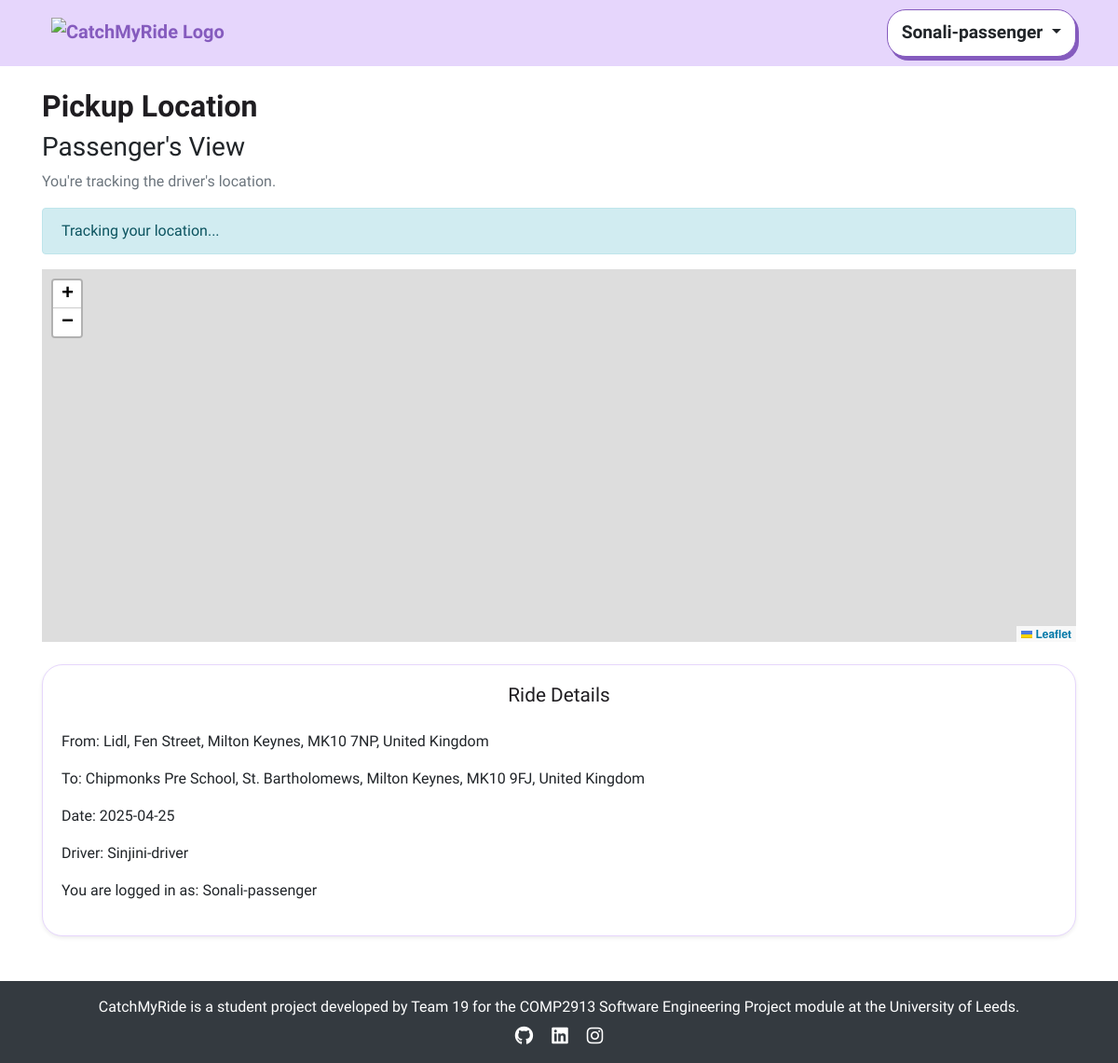
The page /view_pickup/1 (signed in) on the database its author committed.
### app/models.py (models this page shows, shortened)
class User(db.Model, UserMixin):
    id = db.Column(db.Integer, primary_key=True)
    username = db.Column(db.String(100), unique=True, nullable=False)
    email = db.Column(db.String(150), unique=True, nullable=False)
    password_hash = db.Column(db.String(200), nullable=False)
    is_active = db.Column(db.Boolean, default=True) # to check if the user activation (user authentication)
    is_manager = db.Column(db.Boolean, default=False)
    published_rides = db.relationship('publish_ride', backref='driver', lazy=True)
    booked_rides = db.relationship('publish_ride', secondary=passenger_rides, backref='passengers')

class publish_ride(db.Model):
    id = db.Column(db.Integer, primary_key=True)
    driver_id = db.Column(db.Integer, db.ForeignKey('user.id'), nullable=False)
    driver_name = db.Column(db.String(100), nullable=False)  # Added Driver Name
    from_location = db.Column(db.String(200), nullable=False)
    to_location = db.Column(db.String(200), nullable=False)
    date_time = db.Column(db.DateTime, nullable=True)  # Now optional
    available_seats_per_date = db.Column(db.JSON, nullable=True)
    price_per_seat = db.Column(db.Float, nullable=False)
    category = db.Column(db.String(50), nullable=False)
    recurrence_dates = db.Column(db.String(255), nullable=True)
    commute_times = db.Column(db.String(255), nullable=True)  # Stores commute time slots
    is_available = db.Column(db.Boolean, default=True)
    status = db.Column(db.String(20), default="Booked")

### app/views.py (the view, shortened to what this page needs)
@app.route('/view_pickup/<int:ride_id>', methods=['GET'])
@login_required
def view_pickup(ride_id):
    ride = publish_ride.query.get_or_404(ride_id)
    driver = User.query.get(ride.driver_id)
    booking = book_ride.query.filter_by(ride_id=ride_id, user_id=current_user.id).first()
    is_passenger = booking is not None
    is_driver = (ride.driver_id == current_user.id)
    passenger = None
    if is_passenger:
        passenger = User.query.get(booking.user_id)
    if is_passenger and not is_driver:
        ride_date = booking.ride_date.strftime("%Y-%m-%d") if booking.ride_date else "N/A"
        return render_template("pickup_passenger.html", ride_id=ride_id, ride=ride,
                               driver_name=driver.username if driver else "Unknown",
                               passenger_name=passenger.username if passenger else None,
                               ride_status=booking.status, ride_date=ride_date)
    else:
        return "<h3><strong>Unauthorized access to this ride</strong></h3>", 403

### app/views.py (called while the page is built)
@app.before_request
def check_redirect_after_login():
    if 'redirect_after_login' in session and current_user.is_authenticated:
        redirect_path = session.pop('redirect_after_login')
        return redirect(redirect_path)

@login_manager.user_loader
def load_user(user_id):
    return User.query.get(int(user_id))

@app.context_processor
def inject_user():
    return dict(user=current_user)

### app/templates/pickup_passenger.html (shortened to what this page needs)
{% extends 'base.html' %}
{% block content %}
<div class="container mt-4">
    <h2><strong>Pickup Location</strong></h2>
    <h3>Passenger's View</h3>
    <p class="text-muted">You're tracking the driver's location.</p>
    <p id="status-message" class="alert alert-info">Tracking your location...</p>
    <div id="map" style="height: 400px;"></div>
     <div class="card mt-4 shadow-sm">
        <div class="card-body">
            <h4 class="card-title">Ride Details</h4>
            <p><strong>From:</strong> {{ ride.from_location }}</p>
            <p><strong>To:</strong> {{ ride.to_location }}</p>
            <p><strong>Date:</strong> {{ ride_date }}</p>
            <p><strong>Driver:</strong> {{ driver_name }}</p>
            <p><strong>You are logged in as:</strong> {{ current_user.username }}</p>
        </div>
    </div>
</div>
{% endblock %}

### app/templates/base.html (shortened to what this page needs)
<!DOCTYPE html>
<html lang="en">
<head>
    <link rel="stylesheet" href="https://stackpath.bootstrapcdn.com/bootstrap/4.2.1/css/bootstrap.min.css">
    <link rel="stylesheet" href="{{ url_for('static', filename='style.css') }}">
    <link rel="stylesheet" href="https://cdnjs.cloudflare.com/ajax/libs/font-awesome/6.0.0-beta3/css/all.min.css">
    <link href='https://unpkg.com/boxicons@2.1.4/css/boxicons.min.css' rel='stylesheet'>
    <link rel="stylesheet" href="https://cdn.jsdelivr.net/npm/flatpickr/dist/flatpickr.min.css">
    <link rel="stylesheet" href="https://unpkg.com/leaflet/dist/leaflet.css" />
    <link rel="stylesheet" href="https://unpkg.com/leaflet.markercluster/dist/MarkerCluster.css" />
    <link rel="stylesheet" href="https://unpkg.com/leaflet.markercluster/dist/MarkerCluster.Default.css" />
</head>
<body class="{% block body_class %}{% endblock %}">
    <div class="flex-wrapper">
    <nav class="navbar">
        <div class="container navbar-container d-flex align-items-baseline justify-content-between">
            <a class="navbar-brand navbar-logo" href="/" aria-label="Catch My Ride Logo" title="Go to home page">
                <img src="https://res.cloudinary.com/dpar2oaev/image/upload/v1745328859/330533dc-5ec6-4b41-a5c8-143db92afdf2.png"
                     alt="CatchMyRide Logo"
                     class="logo-img">
            </a>
            <div class="dropdown">
                {% if user.is_authenticated %}
                    <button class="btn btn-base btn-profile dropdown-toggle" type="button" id="profileDropdown" data-bs-toggle="dropdown" aria-haspopup="true" aria-expanded="false">
                        {{ user.username }}
                    </button>
                {% endif %}
            </div>
        </div>
    </nav>
    <main>
        {% block content %}{% endblock %}
    </main>
    <footer class="bg-dark text-white text-center py-3 mt-5">
        <div class="container">
            <p class="mb-0">
                CatchMyRide is a student project developed by Team 19 for the COMP2913 Software Engineering Project module at the University of Leeds.
            </p>
            <div class="social-links mt-2">
                <a href="https://github.com/COMP2913-24-25/software-engineering-project-team-19/wiki" class="text-white mx-2"><i class="fa-brands fa-github fa-lg"></i></a>
                <a href="https://www.linkedin.com/school/university-of-leeds/posts/?feedView=all" class="text-white mx-2"><i class="fa-brands fa-linkedin fa-lg"></i></a>
                <a href="https://www.instagram.com/universityofleeds/" class="text-white mx-2"><i class="fa-brands fa-instagram fa-lg"></i></a>
            </div>
        </div>
    </footer>
</body>
</html>

### app/static/style.css (style rules this page uses)
html { scroll-behavior: smooth; }
body { margin: 0; background-color: #fff; font-family: "Oxanium", serif; font-weight: 300; }
h2 { font-family: 'Shrikhand', serif; color: #1f1d21; }
i { font-size: 1.2rem; }
a { color: #855bbe; font-weight: bold; text-decoration: none; transition: color 0.3s ease-in-out; }
.navbar .container { display: flex; flex-direction: row; align-items: center; justify-content: space-between; }
.navbar { background-color: #e6d6fc; text-align: center; padding: 10px 0; }
.logo-img { height: 100px; max-height: 70px; object-fit: contain; margin-left: 10px; }
.btn-base { padding: 10px 15px; border-radius: 23px; font-weight: bold; transition: all 0.2s ease-in-out; background-color: white; color: var(--text-color); border: 1px solid var(--border-color); box-shadow: 3px 4px 0px var(--shadow-color); }
.btn-profile { --color: #1f1d21; --border-color: #855bbe; --bg-color: #e6d6fc; --shadow-color: #855bbe; font-size: 1.2rem; border-radius: 20px; }
.card { border-radius: 22px; border-color: #e6d6fc; box-shadow: 5px 6px 0px #855bbe; transition: transform 0.2s ease-in-out; }
.card-title { font-weight: 400; color: #1f1d21; text-align: center; font-size: 1.3rem; margin-bottom: 25px; }
#map { height: 400px; width: 100%; }

### rows shown on the page
User: username "Sonali-passenger"
publish_ride: from_location "Lidl, Fen Street, Milton Keynes, MK10 7NP, United Kingdom", to_location "Chipmonks Pre School, St. Bartholomews, Milton Keynes, MK10 9FJ, United Kingdom"
User: username "Sinjini-driver"

### other values the page prints
{{ ride_date }} "2025-04-25"
